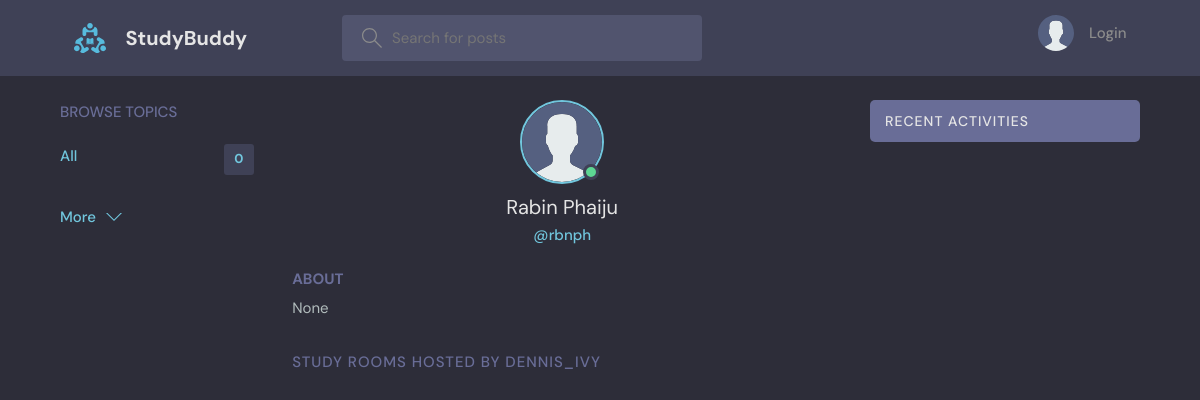
Page /accounts/profile/1/ on the earlier database version.
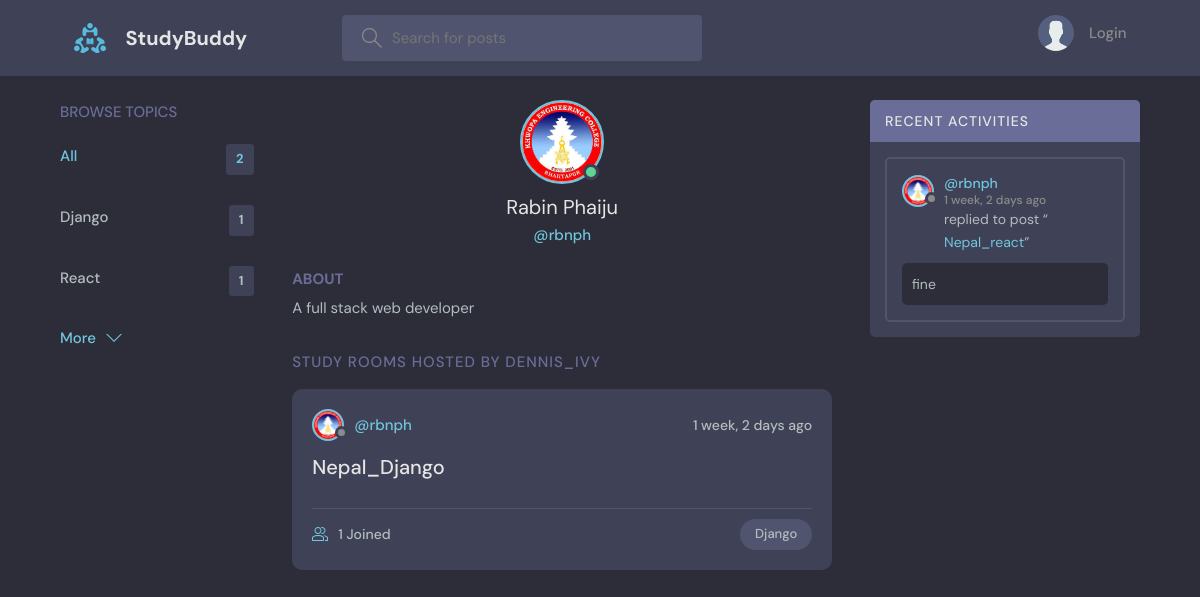
Same page on the later database version.
### base/models.py (models this page shows)
class User(AbstractUser):
    name = models.CharField(max_length=200, null=True)
    username = models.CharField(max_length=100,null=True)
    email = models.EmailField(unique=True, null=True)
    bio = models.TextField(null=True)
    avatar = models.ImageField(null=True, default="avatar.svg")
    USERNAME_FIELD = 'email'
    REQUIRED_FIELDS = ['username']

### room/models.py (models this page shows, shortened)
class Topic(models.Model):
    name = models.CharField(max_length=200)

class Room(models.Model):
    host = models.ForeignKey(User, on_delete=models.SET_NULL, null=True)
    topic = models.ForeignKey(Topic, on_delete=models.SET_NULL, null=True)
    name = models.CharField(max_length=200)
    description = models.TextField(null=True, blank=True)
    participants = models.ManyToManyField(
        User, related_name='participants', blank=True)
    updated = models.DateTimeField(auto_now=True)
    created = models.DateTimeField(auto_now_add=True)
    class Meta:
        ordering = ['-updated', '-created']
    def __str__(self):
        return self.name

class Message(models.Model):
    user = models.ForeignKey(User, on_delete=models.CASCADE)
    room = models.ForeignKey(Room, on_delete=models.CASCADE)
    body = models.TextField()
    updated = models.DateTimeField(auto_now=True)
    created = models.DateTimeField(auto_now_add=True)
    class Meta:
        ordering = ['-updated', '-created']

### base/views.py (the view)
# urls.py: path('profile/<str:pk>/', views.userProfile, name="user-profile"),
def userProfile(request, pk):
    user = User.objects.get(id=pk)
    rooms = user.room_set.all()
    room_messages = user.message_set.all()
    topics = Topic.objects.all()
    context = {'user': user, 'rooms': rooms,
               'room_messages': room_messages, 'topics': topics}
    return render(request, 'base/profile.html', context)

### base/templates/base/profile.html (shortened to what this page needs)
{% extends 'main.html' %}
{% block content %}
<main class="profile-page layout layout--3">
  <div class="container">
    {% include 'room/topics_component.html' %}
    <div class="roomList">
      <div class="profile">
        <div class="profile__avatar">
          <div class="avatar avatar--large active">
            <img src="{{user.avatar.url}}" />
          </div>
        </div>
        <div class="profile__info">
          <h3>{{user.name}}</h3>
          <p>@{{user.username}}</p>
        </div>
        <div class="profile__about">
          <h3>About</h3>
          <p>
            {{user.bio}}
          </p>
        </div>
      </div>
      <div class="roomList__header">
        <div>
          <h2>Study Rooms Hosted by dennis_ivy</a>
          </h2>
        </div>
      </div>
      {% include 'room/feed_component.html' %}
    </div>
    {% include 'room/activity_component.html' %}
  </div>
</main>
{% endblock content %}

### templates/main.html (shortened to what this page needs)
<!DOCTYPE html>
{% load static %}
<html lang="en">
<head>
    <link rel="stylesheet" href="{% static 'styles/style.css' %}" />
</head>
<body>
    {% include 'navbar.html' %}
    {% block content %}
    {% endblock %}
</body>
</html>

### templates/navbar.html (shortened to what this page needs)
{% load static %}
<header class="header header--loggedIn">
    <div class="container">
        <a href="{% url 'home' %}" class="header__logo">
            <img src="{% static 'images/logo.svg' %}" />
            <h1>StudyBuddy</h1>
        </a>
        <form class="header__search" method="GET" action="{% url 'home' %}">
            <label>
                <input name="q" placeholder="Search for posts" />
            </label>
        </form>
        <nav class="header__menu">
            {% if request.user.is_authenticated %}
            <div class="header__user">
                <a href="{% url 'user-profile' request.user.id %}">
                    <div class="avatar avatar--medium active">
                        <img src="{{request.user.avatar.url}}" />
                    </div>
                    <p>{{request.user.username}} <span>@{{request.user.username}}</span></p>
                </a>
                <button class="dropdown-button">
                    <svg version="1.1" xmlns="http://www.w3.org/2000/svg" width="32" height="32" viewBox="0 0 32 32">
                        <title>chevron-down</title>
                        <path d="M16 21l-13-13h-3l16 16 16-16h-3l-13 13z"></path>
                    </svg>
                </button>
            </div>
            {% else %}
            <a href="{% url 'login' %}">
                <img src="{% static 'images/avatar.svg' %}" />
                <p>Login</p>
            </a>
            {% endif %}
        </nav>
    </div>
</header>

### room/templates/room/topics_component.html
<div class="topics">
    <div class="topics__header">
        <h2>Browse Topics</h2>
    </div>
    <ul class="topics__list">
        <li>
            <a href="{% url 'home' %}" class="active">All <span>{{topics.count}}</span></a>
        </li>
        {% for topic in topics %}
        <li>
            <a href="{% url 'home' %}?q={{topic.name}}">{{topic.name}}<span>{{topic.room_set.all.count}}</span></a>
        </li>
        {% endfor %}
    </ul>
    <a class="btn btn--link" href="{% url 'topics' %}">
        More
        <svg version="1.1" xmlns="http://www.w3.org/2000/svg" width="32" height="32" viewBox="0 0 32 32">
            <title>chevron-down</title>
            <path d="M16 21l-13-13h-3l16 16 16-16h-3l-13 13z"></path>
        </svg>
    </a>
</div>

### room/templates/room/feed_component.html (shortened to what this page needs)
{% for room in rooms %}
<div class="roomListRoom">
    <div class="roomListRoom__header">
        <a href="{% url 'user-profile' room.host.id %}" class="roomListRoom__author">
            <div class="avatar avatar--small">
                <img src="{{room.host.avatar.url}}" />
            </div>
            <span>@{{room.host.username}}</span>
        </a>
        <div class="roomListRoom__actions">
            <span>{{room.created|timesince}} ago</span>
        </div>
    </div>
    <div class="roomListRoom__content">
        <a href="{% url 'room' room.id %}">{{room.name}}</a>
    </div>
    <div class="roomListRoom__meta">
        <a href="{% url 'room' room.id %}" class="roomListRoom__joined">
            {{room.participants.all.count}} Joined
        </a>
        <p class="roomListRoom__topic">{{room.topic.name}}</p>
    </div>
</div>
{% endfor %}

### room/templates/room/activity_component.html (shortened to what this page needs)
<div class="activities">
    <div class="activities__header">
        <h2>Recent Activities</h2>
    </div>
    {% for message in room_messages %}
    <div class="activities__box">
        <div class="activities__boxHeader roomListRoom__header">
            <a href="{% url 'user-profile' message.user.id %}" class="roomListRoom__author">
                <div class="avatar avatar--small">
                    <img src="{{message.user.avatar.url}}" />
                </div>
                <p>
                    @{{message.user.username}}
                    <span>{{message.created|timesince}} ago</span>
                </p>
            </a>
        </div>
        <div class="activities__boxContent">
            <p>replied to post “<a href="{% url 'room' message.room.id %}">{{message.room}}</a>”</p>
            <div class="activities__boxRoomContent">{{message.body}}</div>
        </div>
    </div>
    {% endfor %}
</div>

Differences in the rows shown:
added Topic: name "Django", room_set.all.count "1"
added Topic: name "React", room_set.all.count "1"
changed User "Rabin Phaiju": avatar: picture added in place of a placeholder; bio "None" → "A full stack web developer"
added Room: host.avatar (picture), host.username "rbnph", created "1 week, 2 days", name "Nepal_Django", participants.all.count "1", topic.name "Django"
added Message: user.avatar (picture), user.username "rbnph", created "1 week, 2 days", room "Nepal_react", body "fine"
Other differences:
{{ topics.count }}: "0" → "2"
